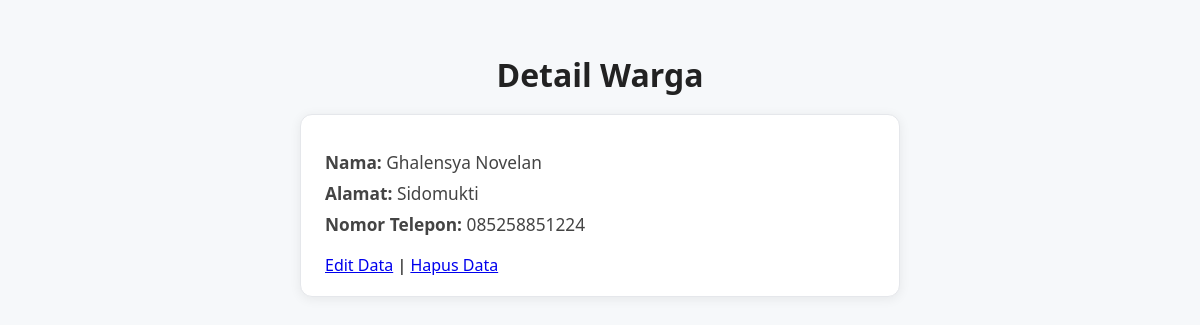
Screenshot of /warga/5/ with the database file from the repository.
### warga/models.py (models this page shows, shortened)
class Warga(models.Model):
    nik = models.CharField(
        max_length=16,
        unique=True,
        verbose_name="Nomor Induk Kependudukan"
    )
    nama_lengkap = models.CharField(
        max_length=100,
        verbose_name="Nama Lengkap"
    )
    alamat = models.TextField(
        verbose_name="Alamat Tinggal",
        default=""
    )
    no_telepon = models.CharField(
        max_length=15,
        blank=True,
        verbose_name="Nomor Telepon"
    )
    tanggal_registrasi = models.DateTimeField(
        auto_now_add=True
    )

### warga/views.py (the view)
# urls.py: path('warga/<int:pk>/', WargaDetailView.as_view(), name='warga_detail'),
class WargaDetailView(DetailView):
    model = Warga

### warga/templates/warga/warga_detail.html (shortened to what this page needs)
<!DOCTYPE html>
<html lang="en">
<head>
</head>
<body>
    <div class="container">
        <h1>Detail Warga</h1>
        <div class="card">
            <div class="info">
                <p><strong>Nama:</strong> {{ warga.nama_lengkap }}</p>
                <p><strong>Alamat:</strong> {{ warga.alamat }}</p>
                <p><strong>Nomor Telepon:</strong> {{ warga.no_telepon }}</p>
            </div>
                                <a href="{% url 'warga_edit' object.pk %}">Edit Data</a> |
                    <a href="{% url 'warga_delete' object.pk %}">Hapus Data</a>
        </div>
            </div>
</body>
</html>

### warga/templates/warga/warga_detail.html (style rules this page uses)
body { font-family: 'Segoe UI', Arial, sans-serif; background: #f6f8fa; margin: 0; padding: 32px; }
.container { max-width: 600px; margin: 0 auto; }
.card { background: #fff; border-radius: 12px; box-shadow: 0 2px 12px rgba(0,0,0,0.07); padding: 28px 24px 20px 24px; margin-bottom: 32px; border: 1px solid #e5e7eb; }
h1 { color: #222; font-size: 2rem; margin-bottom: 18px; text-align: center; }
.info { margin-bottom: 18px; }
.info p { font-size: 1.08rem; color: #444; margin: 8px 0; }

### rows the page displays
Warga: nama_lengkap "Ghalensya Novelan", alamat "Sidomukti", no_telepon "085258851224"
